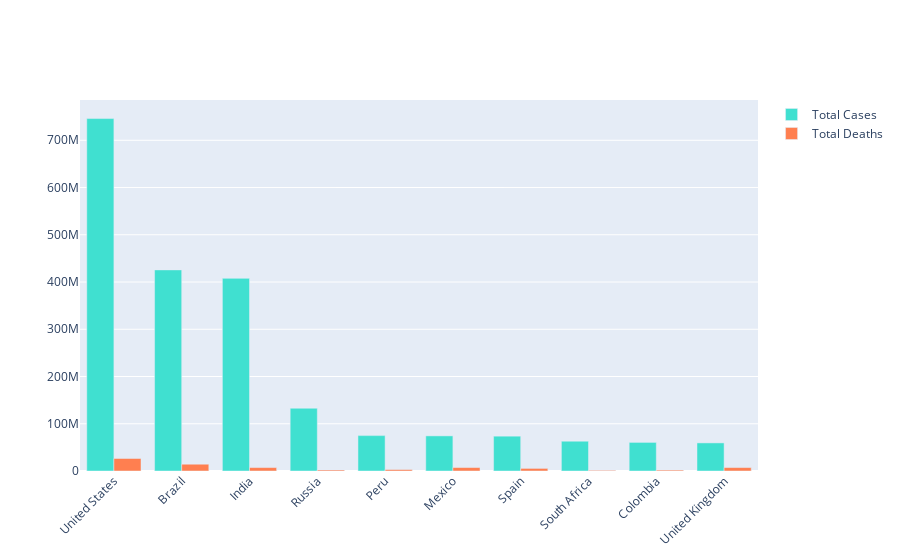

Here is the notebook cell this chart was saved with:
### Code cell
# total deaths in top 10 country with  hightest total cases

fig = go.Figure()
fig.add_trace(go.Bar(
    x=data["country"].head(10),
    y=data["Total_cases"].head(10),
    name='Total Cases',
    marker_color='Turquoise'
))
fig.add_trace(go.Bar(
    x=data["country"].head(10),
    y=data["Total_deaths"].head(10),
    name='Total Deaths',
    marker_color='Coral'
))
fig.update_layout(barmode='group', xaxis_tickangle=-45)
fig.show()

### Figure 1 — Plotly figure (JSON) as saved in the notebook; plotly's stock layout.template omitted (floating-point values rounded to 4 significant figures)
{"data": [{"marker": {"color": "Turquoise"}, "name": "Total Cases", "type": "bar", "x": ["United States", "Brazil", "India", "Russia", "Peru", "Mexico", "Spain", "South Africa", "Colombia", "United Kingdom"], "y": [746014098, 425704517, 407771615, 132888951, 74882695, 74347548, 73717676, 63027659, 60543682, 59475032]}, {"marker": {"color": "Coral"}, "name": "Total Deaths", "type": "bar", "x": ["United States", "Brazil", "India", "Russia", "Peru", "Mexico", "Spain", "South Africa", "Colombia", "United Kingdom"], "y": [26477574, 14340567, 7247327, 2131571, 3020038, 7295850, 5510624, 1357682, 1936134, 7249573]}], "layout": {"autosize": true, "barmode": "group", "xaxis": {"autorange": true, "range": [-0.5, 9.5], "tickangle": -45, "type": "category"}, "yaxis": {"autorange": true, "range": [0, 785300000.0], "type": "linear"}}}
